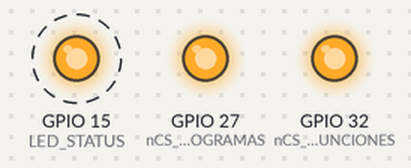
A program run on a simulated ESP32. Shown: output pins drawn as LEDs (lit = HIGH). Dashed ring = blinking.

Above: at 0.3 s.
Timing chart, 0 to 3.1 s (numbered marks = the images above):
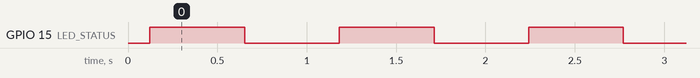

Measured:
- by itself, GPIO 15 (LED_STATUS): alternates HIGH for 0.53 s and LOW for 0.53 s

The program:

main.cpp
```cpp
#include <Arduino.h>
#include <SPI.h>
///////////////////////////////////////////
#define LED_STATUS  15
///////////////////////////////////////////
// SPI
#define SCLK  14 // Pin Clock SPI
#define MISO 12 //Pin MISO
#define MOSI 13 // Pin MOSI
///////////////////////////////////////////
//MCP23S17 LEDS
#define nCS_LEDS_FUNCIONES 32
#define nCS_LEDS_PROGRAMAS 27

#define BASEADDR_MCP23S17  0x40  //Address general del IC
#define SPI_LED_PROGRAMAS_ADDR 0x05 // Address configurada por HW
#define SPI_LED_FUNCIONES_ADDR 0x06 // Address configurada por HW

#define CMD_WR  0x00 //Bit write
#define CMD_RD  0x01 //Bit read
#define IODIR_A_ADDR  0x00  //Direccion del registro IODIR A (para configurar si es salida o entrada)
#define IODIR_B_ADDR  0x01  //Direccion del registro IODIR B (para configurar si es salida o entrada)
#define GPIO_A_ADDR  0x12  //Direccion del registro GPIO A
#define GPIO_B_ADDR  0x13  //Direccion del registro GPIO B
#define IO_OUTPUTS 0x00   //Valor para configurar IO como salida.
///////////////////////////////////////////
static const int spiClk = 1000000; // 1 MHz
SPIClass * SPI_GENERAL = NULL; //objeto para manejar la comunicacion

//Envia dato a un registro de un chip determinado por el chipAddress
void write_expansion_port(byte nCs_pin,byte chip_address,byte reg_address,byte data){

    delay(10);

    SPI_GENERAL->begin(SCLK, MISO, MOSI, nCs_pin); //configuracion inicial de puerto
    digitalWrite(nCs_pin, LOW); //habilito chip
    SPI_GENERAL->beginTransaction( SPISettings(spiClk, MSBFIRST, SPI_MODE1) ); //Chequear MODE, MSB, FREQ
    SPI_GENERAL->transfer((BASEADDR_MCP23S17 | (chip_address<<1) | CMD_WR)); //Envia chip address y modo escritura
    SPI_GENERAL->transfer(reg_address); //Envia address registro a escribir
    SPI_GENERAL->transfer(data); //Envia byte a escribir
    SPI_GENERAL->endTransaction(); //Libera puerto SPI
    digitalWrite(nCs_pin, HIGH); //Chip disable
}

//Configura a los dos puertos de expansion como salida para controlar los 19 leds
void config_leds_Ports(){

  pinMode(nCS_LEDS_FUNCIONES, OUTPUT); //nCS_LEDS_FUNCIONES como salida
  pinMode(nCS_LEDS_PROGRAMAS, OUTPUT); //nCS_LEDS_FUNCIONES como salida
  //primero las 5 leds de funciones que estan en el puertoA del integrado ADDRESS
  write_expansion_port(nCS_LEDS_FUNCIONES,SPI_LED_FUNCIONES_ADDR,IODIR_A_ADDR,IO_OUTPUTS);
  //segundo puerto A del integrado ADDRESS 5 (los 15 leds de programas)
  write_expansion_port(nCS_LEDS_PROGRAMAS,SPI_LED_PROGRAMAS_ADDR,IODIR_A_ADDR,IO_OUTPUTS);
  //TERCERO puerto B del integrado ADDRESS 5 (los 15 leds de programas)
  write_expansion_port(nCS_LEDS_PROGRAMAS,SPI_LED_PROGRAMAS_ADDR,IODIR_B_ADDR,IO_OUTPUTS);

  //INICIALIZO TODOS LOS LEDS EN APAGADOS
  write_expansion_port(nCS_LEDS_FUNCIONES,SPI_LED_FUNCIONES_ADDR,GPIO_A_ADDR,0X00);
  write_expansion_port(nCS_LEDS_PROGRAMAS,SPI_LED_PROGRAMAS_ADDR,GPIO_A_ADDR,0X00);
  write_expansion_port(nCS_LEDS_PROGRAMAS,SPI_LED_PROGRAMAS_ADDR,GPIO_B_ADDR,0X00);
}
///////////////////////////////////////////
void setup() {

  delay(2);
  pinMode(LED_STATUS, OUTPUT); //Status LED
  SPI_GENERAL = new SPIClass(HSPI); //creo la clase general de SPI
  config_leds_Ports();
  config_leds_Ports();
}
///////////////////////////////////////////
void loop()
{
  //apago todos los leds
  digitalWrite(LED_STATUS, HIGH);   // turn the LED on (HIGH is the voltage level)
  write_expansion_port(nCS_LEDS_PROGRAMAS,SPI_LED_PROGRAMAS_ADDR,GPIO_A_ADDR,0x00);
  write_expansion_port(nCS_LEDS_PROGRAMAS,SPI_LED_PROGRAMAS_ADDR,GPIO_B_ADDR,0x00);
  write_expansion_port(nCS_LEDS_FUNCIONES,SPI_LED_FUNCIONES_ADDR,GPIO_A_ADDR,0x00);
  delay(500);
  //prendo todos los leds
  digitalWrite(LED_STATUS, LOW);    // turn the LED off by making the voltage LOW
  write_expansion_port(nCS_LEDS_PROGRAMAS,SPI_LED_PROGRAMAS_ADDR,GPIO_A_ADDR,0xFF);
  write_expansion_port(nCS_LEDS_PROGRAMAS,SPI_LED_PROGRAMAS_ADDR,GPIO_B_ADDR,0xFF);
  write_expansion_port(nCS_LEDS_FUNCIONES,SPI_LED_FUNCIONES_ADDR,GPIO_A_ADDR,0xFF);
  delay(500);
}
```
